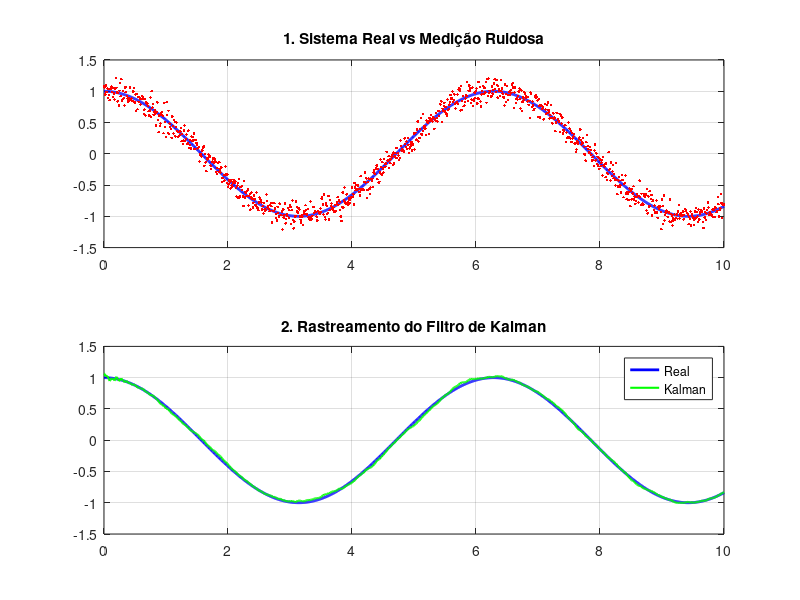
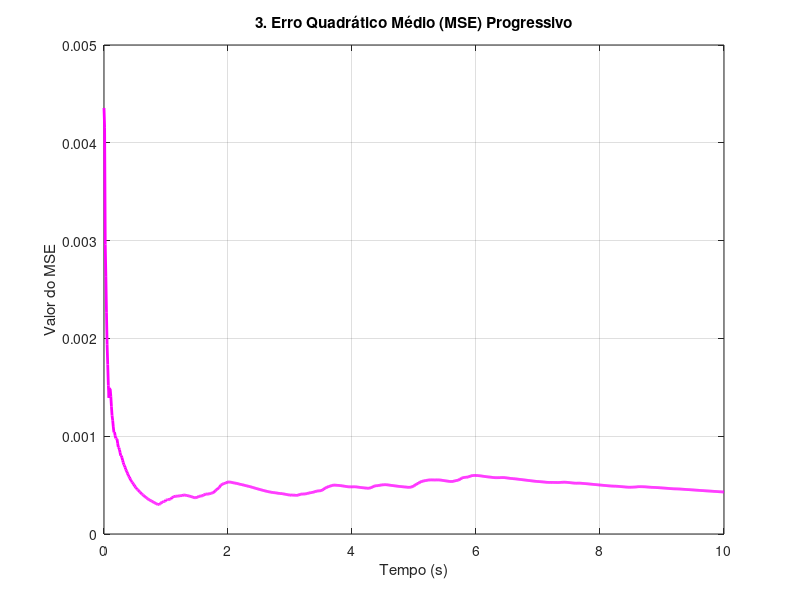

Write the MATLAB code that produced these figures, in order.
% Projeto de um filtro de Kalman
% Por: Saulo José Almeida Silva
% Instituição: Universidade Federal de Campina Grande
% Matéria: Sistemas Inteligentes.
% Data: 15/03/2026
% Atualização: 16/03/2026
clc
clear all
pkg load control % Carrega o pacote de controle no Octave

% ---- 1. Sistema Real
omega = 1;             % frequêcnia da função seno
dt = 0.01;             % intervalo de amostragem
t = 0:dt:10;           % 10 segundos de dados

% DEFININDO O MODELO Modelo contínuo
A = [0 1; -omega^2 0]; % Matriz que gera a senoide
B = [0; 0];            % Não precisa de entrada u, ele oscila sozinho
grau = length(A);

% Definindo a observação do sensor (Matriz H)
I = eye(grau);    % Matriz base de observação
var_lidas = [1];     % Variáveis lidas
H = I(var_lidas, :);

%Modelo discretizado para aplicar em Kalman:
Ad = expm(A*dt);
Hd = H;
Bd = B;

% --- 2. Inicialização das Covariâncias ---
% Necessário conhecer o efeito da discretização no valor de Q
% pois o erro de Q acumula durante o intervalo de amostragem dt
q_var = 0.01; %Valor para aumentar ou diminuir o filtro

%2.1. Discretização da matriz Q (Pelo modelo de ruído da aceleração).
% Calcula como a incerteza se espalha pela posição e velocidade no tempo dt
Qd = q_var * [ (dt^3)/3 , (dt^2)/2 ;
               (dt^2)/2 ,  dt      ];

%2.2. R é escalar (se medimos apenas 1 variável)
R = 0.01;

%2.3. P é a incerteza da nossa estimativa (inicialmente alta = incerto)
P = eye(grau);

% --- 3. Estado Inicial para começar a computagem ---
x_real = [1;0]; %[posição, velocidade]
x_est = [0; 0];


% Resultados do Filtro - Real e estimado.
res_real = [];
res_est = [];
z_medido = [];
erro  = [];

num_sensores  = length(var_lidas);

%Iterações do filtro de kalman
for i = 1:length(t)
  % 1. Salva o estado real ATUAL antes de evoluir
  res_real = [res_real; x_real'];

  % 2. Gera a medição baseada no estado real atual
  ruido_sensor = sqrt(R) * randn(num_sensores, 1);
  z = Hd * x_real + ruido_sensor;
  z_medido = [z_medido; z'];

  % 3. ETAPA KALMAN: Predição (Baseada no x_est anterior)
  x_est_prev = Ad * x_est;
  P_prev     = Ad * P * Ad' + Qd;

  % 4. ETAPA KALMAN: Atualização/Correção
  K     = P_prev * Hd' * inv(Hd * P_prev * Hd' + R);
  x_est = x_est_prev + K * (z - Hd * x_est_prev);
  P     = (eye(grau) - K * Hd) * P_prev;

  % 5. Salva a estimativa corrigida
  res_est = [res_est; x_est'];

  % 6. Evolui o sistema real para o PRÓXIMO passo de tempo
  x_real = Ad * x_real;
endfor

% --- 5. Cálculo do Erro Quadrático Médio (MSE) ---
% Erro instantâneo
erro_puro = res_real(:,1) - res_est(:,1);
% Quadrado do erro
erro_quadrado = erro_puro.^2;
% MSE Progressivo: Média acumulada em cada ponto do tempo
mse_progressivo = cumsum(erro_quadrado) ./ (1:length(t))';

% --- 6. Plotagem ---

% Gráfico 1: Real vs Medição
figure(1)
subplot(2,1,1);
plot(t, res_real(:,1), 'b', 'linewidth', 2); hold on;
plot(t, z_medido(:,1), 'r.', 'markersize', 6); hold off;
title('1. Sistema Real vs Medição Ruidosa');
grid on;

% Gráfico 2: Real vs Estimativa
subplot(2,1,2);
plot(t, res_real(:,1), 'b', 'linewidth', 2); hold on;
plot(t, res_est(:,1), 'g-', 'linewidth', 1.5); hold off;
title('2. Rastreamento do Filtro de Kalman');
legend('Real', 'Kalman');
grid on;

% Gráfico 3: Erro Quadrático Médio (MSE)
figure(2)
plot(t, mse_progressivo, 'm', 'linewidth', 2);
title('3. Erro Quadrático Médio (MSE) Progressivo');
xlabel('Tempo (s)');
ylabel('Valor do MSE');
grid on;
